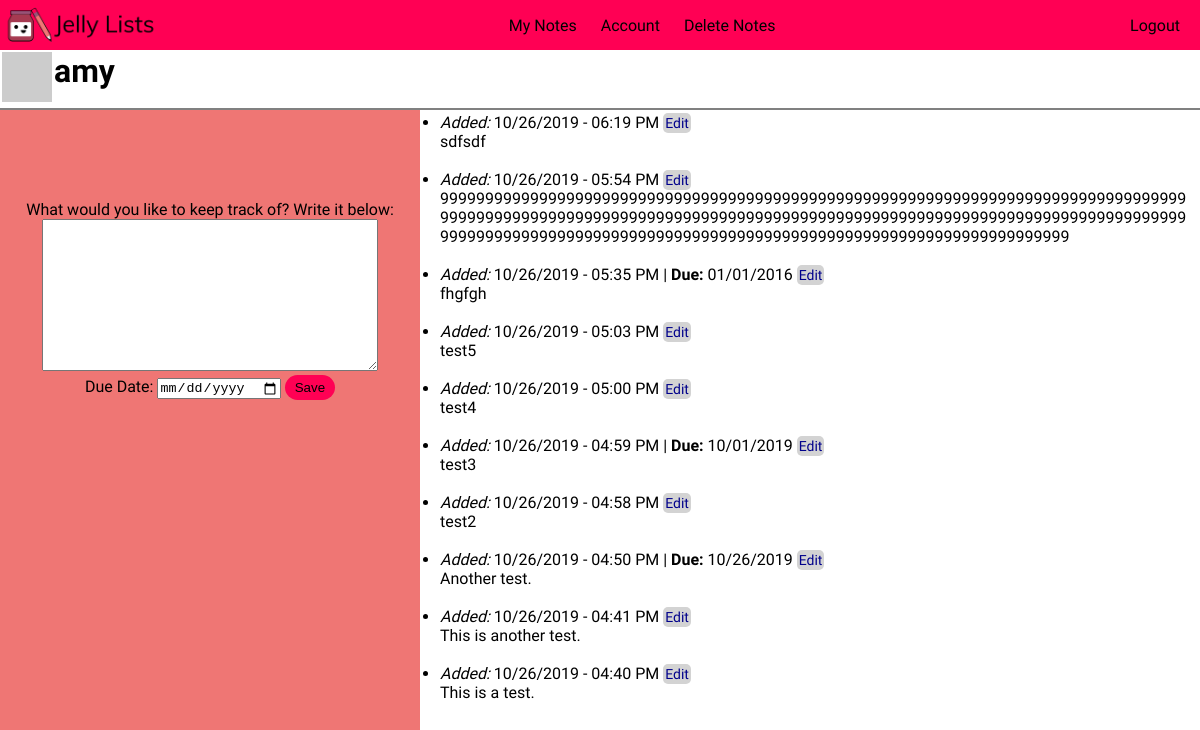
Page /mynotes (signed in) on the committed database.
### app/models.py (models this page shows, shortened)
class User(UserMixin, db.Model):
    id = db.Column(db.Integer, primary_key=True)
    username = db.Column(db.String(64), index=True, unique=True)
    email = db.Column(db.String(120), index=True, unique=True)
    password_hash = db.Column(db.String(128))
    about_me = db.Column(db.String(140))
    notes = db.relationship('Note', backref='author', lazy='dynamic')
    def get_notes(self):
        return Note.query.filter(Note.user_id == self.id).order_by(
            Note.timestamp.desc())
    def get_note_count(self):
        return Note.query.filter(Note.user_id == self.id).count()
    def avatar(self, size):
        digest = md5(self.email.lower().encode('utf-8')).hexdigest()
        return 'https://www.gravatar.com/avatar/{}?d=monsterid&s={}'.format(
            digest, size)

class Note(db.Model):
    id = db.Column(db.Integer, primary_key=True)
    body = db.Column(db.String)
    timestamp = db.Column(db.DateTime, index=True, default=datetime.now)
    due_date = db.Column(db.DateTime, index=True)
    user_id = db.Column(db.Integer, db.ForeignKey('user.id'))

### app/routes.py (the view, shortened to what this page needs)
@app.route('/mynotes', methods=['GET', 'POST'])
@login_required
def mynotes():
    form = NoteForm()
    noteID = request.args.get('noteID')
    if form.validate_on_submit() and noteID is None:
        if 'submit' in request.form:
            note = Note(body=form.note.data, due_date=form.due_date.data, author=current_user)
            db.session.add(note)
            db.session.commit()
        return redirect(url_for('mynotes'))
    notes = current_user.get_notes().all()
    noteData = Note.query.filter_by(id=noteID).first()
    if noteID is not None:
        form.note.data = noteData.body
        form.due_date.data = noteData.due_date
    return render_template('mynotes.html', form=form, notes=notes)

### app/forms.py (shortened to what this page needs)
class NoteForm(FlaskForm):
    note = TextAreaField(validators=[DataRequired()])
    due_date = DateField('Due Date', format='%m/%d/%Y', validators=[Optional()])
    submit = SubmitField('Save')

### app/models.py (called while the page is built)
@login.user_loader
def load_user(id):
    return User.query.get(int(id))

### app/templates/mynotes.html (shortened to what this page needs)
<!DOCTYPE html>
<html>
<head>
    <link type="text/css" rel="stylesheet" href="/static/style.css"/>
</head>
<body id="note_body">
    <header>
        <a href="homepage"><img src="static/JamNotJelly_Logo_text.png" alt="Jam Not Jelly's Jelly Lists" id="nav_logo"></a>
        <ul class="nav_links">
            {% if current_user.is_authenticated %}
                <li><a class="nav_content" href="mynotes">My Notes</a></li>
                <li><a class="nav_content" href="account">Account</a></li>
                {% if current_user.get_note_count() > 0 %}
                    <li><a class="nav_content" href="delete-notes">Delete Notes</a></li>
                {% endif %}
            {% endif %}
        </ul>
        <ul class="nav_links" id="right_links">
            {% if current_user.is_anonymous %}
            <li><a href="{{ url_for('login') }}">Login</a></li> |
            <li><a class="nav_content" href="register">Sign Up</a></li>
            {% else %}
            <li><a href="{{ url_for('logout') }}">Logout</a></li>
            {% endif %}
        </ul>
    </header>
    <div id="note_body">
        {% if current_user.is_authenticated %}
        <table>
                <tr valign="top">
                    <td><img src="{{ current_user.avatar(128) }}" id="note_avatar"></td>
                    <td>
                        <h1>{{ current_user.username }}</h1>
                    </td>
                </tr>
        </table>
        {% endif %}
        <form action="" method="post" id="notes">
            <div id="left_side">
                <div id="note_input">
                    <p>What would you like to keep track of? Write it below:</p>
                    {{ form.note(style="width: 80%;",rows=10, id="note_textbox") }}<br>
                    <p>Due Date: {{ form.due_date(placeholder="dd/mm/yyyy") }} {{ form.submit(id="note_submit") }}
                    </p>
                </div>
            </div>
            <ul id="note_list">
                {% for note in notes %}
                    <li>
                        <i>Added: </i>{{ note.timestamp.strftime('%m/%d/%Y - %I:%M %p') }}
                            {% if note.due_date %}
                                | <b>Due: </b>{{ note.due_date.strftime('%m/%d/%Y') }}
                            {% endif %}
							<a style="color: darkblue; background-color: lightgrey; padding: 2px; font-size: 14px; border-radius: 5px" href="?noteID={{note.id}}">Edit</a>
                        <br>{{ note.body }}
				</li><br>
                {% endfor %}
            </ul>
        </form>
    </div>
</body>
</html>

### app/static/style.css (style rules this page uses)
* { box-sizing: border-box; margin: 0; padding: 0; text-decoration: none; }
a { color: black; }
body { width: 100%; height: 100%; font-family: 'Muli', sans-serif; }
header { background-color: #ff0054; color:black; width: 100%; height: 50px; display: flex; justify-content: space-between; align-items: center; }
.nav_links { list-style: none; color: black; }
.nav_links li { display: inline-block; padding: 0 10px; }
.nav_links li a { transition: all 0.5s ease 0s }
#right_links { margin-right: 10px; }
input[type=submit] { padding: 5px 10px; background-color: rgba(239,118,116,1); border: none; border-radius: 20px; cursor: pointer; transition: all 0.5s ease 0s; }
textarea { font-family: Arial, Helvetica, sans-serif; }
#nav_logo { height: 60px; vertical-align: bottom; }
#note_avatar { width: 50px; }
#note_body { height: 100%; }
#notes { position: relative; height: 100%; }
#left_side { background-color: rgba(239,118,116,1); width: 35%; height: 100%; float: left; text-align: center; position: fixed; bottom: 0px; z-index: -3; }
#note_input { margin-left: auto; margin-right: auto; text-align: center; padding-bottom: 5px; padding-top: 200px; }
#note_list { width: 65%; float: right; word-wrap: break-word; padding: 5px; padding-left: 20px; }
#note_body { border-bottom: solid grey 1px; background-color: white; }
#note_submit { background-color: rgba(255, 0, 84, 1) !important; }

### rows in the picture
User: username "amy"
Note: timestamp "10/26/2019 - 06:19 PM", body "sdfsdf"
Note: timestamp "10/26/2019 - 05:54 PM", body "99999999999999999999999999999999999999999999999999999999999999999999999999999999999999999999999999999999999999999999999999999999999999999999999999999999999999999999999999999999999999999999999999999999999999999999999999999999999999999999"
Note: timestamp "10/26/2019 - 05:35 PM", due_date "01/01/2016", body "fhgfgh"
Note: timestamp "10/26/2019 - 05:03 PM", body "test5"
Note: timestamp "10/26/2019 - 05:00 PM", body "test4"
Note: timestamp "10/26/2019 - 04:59 PM", due_date "10/01/2019", body "test3"
Note: timestamp "10/26/2019 - 04:58 PM", body "test2"
Note: timestamp "10/26/2019 - 04:50 PM", due_date "10/26/2019", body "Another test."
Note: timestamp "10/26/2019 - 04:41 PM", body "This is another test."
Note: timestamp "10/26/2019 - 04:40 PM", body "This is a test."
